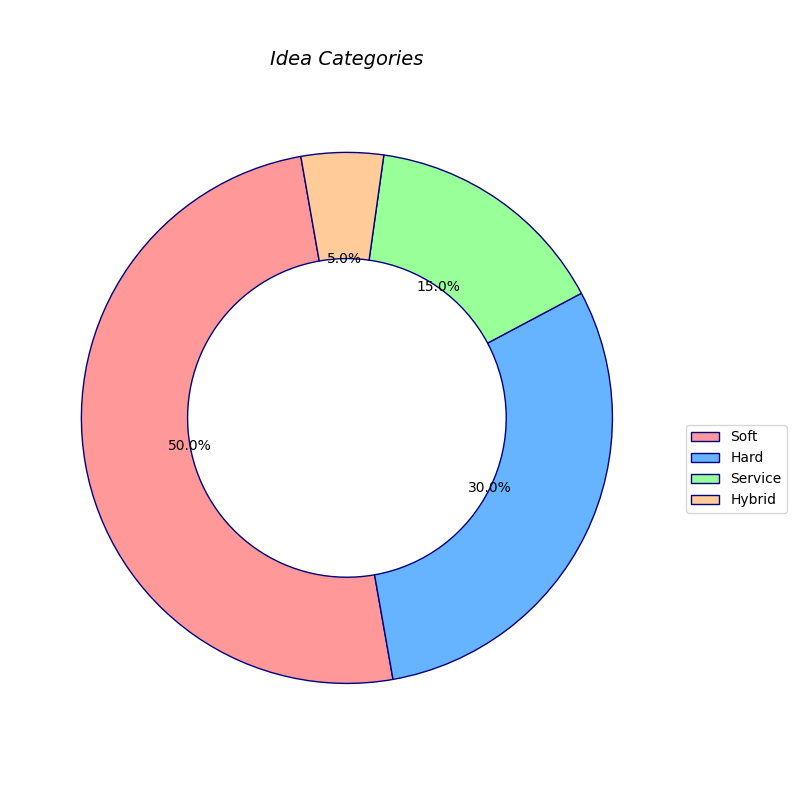

This chart was generated by the following Python code:
import matplotlib.pyplot as plt
import numpy as np

stages = ["Idea", "Prototype", "Alpha", "Beta", "Launch", "Success"]
projects = np.array([500, 300, 200, 100, 50, 30])
colors = ['#ff9999', '#66b3ff', '#99ff99', '#ffcc99', '#c2c2f0', '#ffb3e4']

fig, ax = plt.subplots(figsize=(10, 8))
ax.set_xlim(0, 1)
ax.set_ylim(0, len(stages))

# Randomize borders and grid lines
ax.spines['top'].set_visible(False)
ax.spines['right'].set_visible(False)
ax.yaxis.grid(True, linestyle='--', color='gray')
ax.xaxis.grid(False)

ax.set_title('Innovation Funnel', fontsize=14, style='italic', pad=25)  # Change Title Style

# Removed axis visibility control

# Adjust layout
plt.tight_layout()

categories = ['Soft', 'Hard', 'Service', 'Hybrid']
category_counts = [250, 150, 75, 25]
pie_colors = ['#ff9999','#66b3ff','#99ff99','#ffcc99']

fig2, ax2 = plt.subplots(figsize=(8, 8))

# Randomize slice styling and labels
ax2.pie(category_counts, labels=[None]*len(categories), colors=pie_colors, autopct='%1.1f%%',
        startangle=100, wedgeprops={'edgecolor': 'navy', 'linestyle': '-', 'width': 0.4})

ax2.set_title('Idea Categories', fontsize=14, style='italic', pad=15)  # Change Title Style

# Modified legend to be outside the pie chart
ax2.legend(categories, loc='upper left', bbox_to_anchor=(1, 0.5))

plt.tight_layout()
plt.show()
